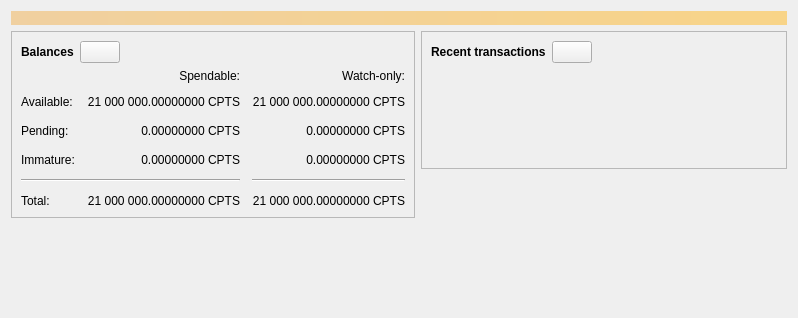
<?xml version="1.0" encoding="UTF-8"?>
<ui version="4.0">
 <class>OverviewPage</class>
 <widget class="QWidget" name="OverviewPage">
  <property name="geometry">
   <rect>
    <x>0</x>
    <y>0</y>
    <width>798</width>
    <height>318</height>
   </rect>
  </property>
  <property name="windowTitle">
   <string>Form</string>
  </property>
  <layout class="QVBoxLayout" name="topLayout">
   <item>
    <widget class="QLabel" name="labelAlerts">
     <property name="visible">
      <bool>false</bool>
     </property>
     <property name="styleSheet">
      <string notr="true">QLabel { background-color: qlineargradient(x1: 0, y1: 0, x2: 1, y2: 0, stop:0 #F0D0A0, stop:1 #F8D488); color:#000000; }</string>
     </property>
     <property name="wordWrap">
      <bool>true</bool>
     </property>
     <property name="margin">
      <number>3</number>
     </property>
     <property name="textInteractionFlags">
      <set>Qt::TextSelectableByMouse</set>
     </property>
    </widget>
   </item>
   <item>
    <layout class="QHBoxLayout" name="horizontalLayout" stretch="1,1">
     <item>
      <layout class="QVBoxLayout" name="verticalLayout_2">
       <item>
        <widget class="QFrame" name="frame">
         <property name="frameShape">
          <enum>QFrame::StyledPanel</enum>
         </property>
         <property name="frameShadow">
          <enum>QFrame::Raised</enum>
         </property>
         <layout class="QVBoxLayout" name="verticalLayout_4">
          <item>
           <layout class="QHBoxLayout" name="horizontalLayout_4">
            <item>
             <widget class="QLabel" name="label_5">
              <property name="font">
               <font>
                <weight>75</weight>
                <bold>true</bold>
               </font>
              </property>
              <property name="text">
               <string>Balances</string>
              </property>
             </widget>
            </item>
            <item>
             <widget class="QPushButton" name="labelWalletStatus">
              <property name="enabled">
               <bool>true</bool>
              </property>
              <property name="maximumSize">
               <size>
                <width>45</width>
                <height>16777215</height>
               </size>
              </property>
              <property name="toolTip">
               <string>The displayed information may be out of date. Your wallet automatically synchronizes with the CryptoPeseta network after a connection is established, but this process has not completed yet.</string>
              </property>
              <property name="text">
               <string/>
              </property>
              <property name="icon">
               <iconset resource="../cryptopeseta.qrc">
                <normaloff>:/icons/warning</normaloff>
                <disabledoff>:/icons/warning</disabledoff>:/icons/warning</iconset>
              </property>
              <property name="iconSize">
               <size>
                <width>24</width>
                <height>24</height>
               </size>
              </property>
             </widget>
            </item>
            <item>
             <spacer name="horizontalSpacer_3">
              <property name="orientation">
               <enum>Qt::Horizontal</enum>
              </property>
              <property name="sizeHint" stdset="0">
               <size>
                <width>40</width>
                <height>20</height>
               </size>
              </property>
             </spacer>
            </item>
           </layout>
          </item>
          <item>
           <layout class="QGridLayout" name="gridLayout">
            <property name="spacing">
             <number>12</number>
            </property>
            <item row="2" column="2">
             <widget class="QLabel" name="labelWatchPending">
              <property name="cursor">
               <cursorShape>IBeamCursor</cursorShape>
              </property>
              <property name="toolTip">
               <string>Unconfirmed transactions to watch-only addresses</string>
              </property>
              <property name="text">
               <string notr="true">0.00000000 CPTS</string>
              </property>
              <property name="alignment">
               <set>Qt::AlignRight|Qt::AlignTrailing|Qt::AlignVCenter</set>
              </property>
              <property name="textInteractionFlags">
               <set>Qt::LinksAccessibleByMouse|Qt::TextSelectableByKeyboard|Qt::TextSelectableByMouse</set>
              </property>
             </widget>
            </item>
            <item row="2" column="1">
             <widget class="QLabel" name="labelUnconfirmed">
              <property name="cursor">
               <cursorShape>IBeamCursor</cursorShape>
              </property>
              <property name="toolTip">
               <string>Total of transactions that have yet to be confirmed, and do not yet count toward the spendable balance</string>
              </property>
              <property name="text">
               <string notr="true">0.00000000 CPTS</string>
              </property>
              <property name="alignment">
               <set>Qt::AlignRight|Qt::AlignTrailing|Qt::AlignVCenter</set>
              </property>
              <property name="textInteractionFlags">
               <set>Qt::LinksAccessibleByMouse|Qt::TextSelectableByKeyboard|Qt::TextSelectableByMouse</set>
              </property>
             </widget>
            </item>
            <item row="3" column="2">
             <widget class="QLabel" name="labelWatchImmature">
              <property name="cursor">
               <cursorShape>IBeamCursor</cursorShape>
              </property>
              <property name="toolTip">
               <string>Mined balance in watch-only addresses that has not yet matured</string>
              </property>
              <property name="text">
               <string notr="true">0.00000000 CPTS</string>
              </property>
              <property name="alignment">
               <set>Qt::AlignRight|Qt::AlignTrailing|Qt::AlignVCenter</set>
              </property>
              <property name="textInteractionFlags">
               <set>Qt::LinksAccessibleByMouse|Qt::TextSelectableByKeyboard|Qt::TextSelectableByMouse</set>
              </property>
             </widget>
            </item>
            <item row="4" column="0" colspan="2">
             <widget class="Line" name="line">
              <property name="orientation">
               <enum>Qt::Horizontal</enum>
              </property>
             </widget>
            </item>
            <item row="4" column="2">
             <widget class="Line" name="lineWatchBalance">
              <property name="sizePolicy">
               <sizepolicy hsizetype="Preferred" vsizetype="Fixed">
                <horstretch>0</horstretch>
                <verstretch>0</verstretch>
               </sizepolicy>
              </property>
              <property name="minimumSize">
               <size>
                <width>140</width>
                <height>0</height>
               </size>
              </property>
              <property name="orientation">
               <enum>Qt::Horizontal</enum>
              </property>
             </widget>
            </item>
            <item row="5" column="0">
             <widget class="QLabel" name="labelTotalText">
              <property name="text">
               <string>Total:</string>
              </property>
             </widget>
            </item>
            <item row="3" column="1">
             <widget class="QLabel" name="labelImmature">
              <property name="cursor">
               <cursorShape>IBeamCursor</cursorShape>
              </property>
              <property name="toolTip">
               <string>Mined balance that has not yet matured</string>
              </property>
              <property name="text">
               <string notr="true">0.00000000 CPTS</string>
              </property>
              <property name="alignment">
               <set>Qt::AlignRight|Qt::AlignTrailing|Qt::AlignVCenter</set>
              </property>
              <property name="textInteractionFlags">
               <set>Qt::LinksAccessibleByMouse|Qt::TextSelectableByKeyboard|Qt::TextSelectableByMouse</set>
              </property>
             </widget>
            </item>
            <item row="2" column="3">
             <spacer name="horizontalSpacer_2">
              <property name="orientation">
               <enum>Qt::Horizontal</enum>
              </property>
              <property name="sizeHint" stdset="0">
               <size>
                <width>40</width>
                <height>20</height>
               </size>
              </property>
             </spacer>
            </item>
            <item row="3" column="0">
             <widget class="QLabel" name="labelImmatureText">
              <property name="text">
               <string>Immature:</string>
              </property>
             </widget>
            </item>
            <item row="5" column="1">
             <widget class="QLabel" name="labelTotal">
              <property name="cursor">
               <cursorShape>IBeamCursor</cursorShape>
              </property>
              <property name="toolTip">
               <string>Your current total balance</string>
              </property>
              <property name="text">
               <string notr="true">21 000 000.00000000 CPTS</string>
              </property>
              <property name="alignment">
               <set>Qt::AlignRight|Qt::AlignTrailing|Qt::AlignVCenter</set>
              </property>
              <property name="textInteractionFlags">
               <set>Qt::LinksAccessibleByMouse|Qt::TextSelectableByKeyboard|Qt::TextSelectableByMouse</set>
              </property>
             </widget>
            </item>
            <item row="5" column="2">
             <widget class="QLabel" name="labelWatchTotal">
              <property name="cursor">
               <cursorShape>IBeamCursor</cursorShape>
              </property>
              <property name="toolTip">
               <string>Current total balance in watch-only addresses</string>
              </property>
              <property name="text">
               <string notr="true">21 000 000.00000000 CPTS</string>
              </property>
              <property name="alignment">
               <set>Qt::AlignRight|Qt::AlignTrailing|Qt::AlignVCenter</set>
              </property>
              <property name="textInteractionFlags">
               <set>Qt::LinksAccessibleByMouse|Qt::TextSelectableByKeyboard|Qt::TextSelectableByMouse</set>
              </property>
             </widget>
            </item>
            <item row="0" column="2">
             <widget class="QLabel" name="labelWatchonly">
              <property name="text">
               <string>Watch-only:</string>
              </property>
              <property name="alignment">
               <set>Qt::AlignRight|Qt::AlignTrailing|Qt::AlignVCenter</set>
              </property>
             </widget>
            </item>
            <item row="1" column="0">
             <widget class="QLabel" name="labelBalanceText">
              <property name="text">
               <string>Available:</string>
              </property>
             </widget>
            </item>
            <item row="1" column="1">
             <widget class="QLabel" name="labelBalance">
              <property name="cursor">
               <cursorShape>IBeamCursor</cursorShape>
              </property>
              <property name="toolTip">
               <string>Your current spendable balance</string>
              </property>
              <property name="text">
               <string notr="true">21 000 000.00000000 CPTS</string>
              </property>
              <property name="alignment">
               <set>Qt::AlignRight|Qt::AlignTrailing|Qt::AlignVCenter</set>
              </property>
              <property name="textInteractionFlags">
               <set>Qt::LinksAccessibleByMouse|Qt::TextSelectableByKeyboard|Qt::TextSelectableByMouse</set>
              </property>
             </widget>
            </item>
            <item row="1" column="2">
             <widget class="QLabel" name="labelWatchAvailable">
              <property name="cursor">
               <cursorShape>IBeamCursor</cursorShape>
              </property>
              <property name="toolTip">
               <string>Your current balance in watch-only addresses</string>
              </property>
              <property name="text">
               <string notr="true">21 000 000.00000000 CPTS</string>
              </property>
              <property name="alignment">
               <set>Qt::AlignRight|Qt::AlignTrailing|Qt::AlignVCenter</set>
              </property>
              <property name="textInteractionFlags">
               <set>Qt::LinksAccessibleByMouse|Qt::TextSelectableByKeyboard|Qt::TextSelectableByMouse</set>
              </property>
             </widget>
            </item>
            <item row="2" column="0">
             <widget class="QLabel" name="labelPendingText">
              <property name="text">
               <string>Pending:</string>
              </property>
             </widget>
            </item>
            <item row="0" column="1">
             <widget class="QLabel" name="labelSpendable">
              <property name="text">
               <string>Spendable:</string>
              </property>
              <property name="alignment">
               <set>Qt::AlignRight|Qt::AlignTrailing|Qt::AlignVCenter</set>
              </property>
             </widget>
            </item>
           </layout>
          </item>
         </layout>
        </widget>
       </item>
       <item>
        <spacer name="verticalSpacer">
         <property name="orientation">
          <enum>Qt::Vertical</enum>
         </property>
         <property name="sizeHint" stdset="0">
          <size>
           <width>20</width>
           <height>40</height>
          </size>
         </property>
        </spacer>
       </item>
      </layout>
     </item>
     <item>
      <layout class="QVBoxLayout" name="verticalLayout_3">
       <item>
        <widget class="QFrame" name="frame_2">
         <property name="frameShape">
          <enum>QFrame::StyledPanel</enum>
         </property>
         <property name="frameShadow">
          <enum>QFrame::Raised</enum>
         </property>
         <layout class="QVBoxLayout" name="verticalLayout">
          <item>
           <layout class="QHBoxLayout" name="horizontalLayout_2">
            <item>
             <widget class="QLabel" name="label_4">
              <property name="font">
               <font>
                <weight>75</weight>
                <bold>true</bold>
               </font>
              </property>
              <property name="text">
               <string>Recent transactions</string>
              </property>
             </widget>
            </item>
            <item>
             <widget class="QPushButton" name="labelTransactionsStatus">
              <property name="enabled">
               <bool>true</bool>
              </property>
              <property name="maximumSize">
               <size>
                <width>45</width>
                <height>16777215</height>
               </size>
              </property>
              <property name="toolTip">
               <string>The displayed information may be out of date. Your wallet automatically synchronizes with the CryptoPeseta network after a connection is established, but this process has not completed yet.</string>
              </property>
              <property name="text">
               <string/>
              </property>
              <property name="icon">
               <iconset resource="../cryptopeseta.qrc">
                <normaloff>:/icons/warning</normaloff>
                <disabledoff>:/icons/warning</disabledoff>:/icons/warning</iconset>
              </property>
              <property name="iconSize">
               <size>
                <width>24</width>
                <height>24</height>
               </size>
              </property>
             </widget>
            </item>
            <item>
             <spacer name="horizontalSpacer">
              <property name="orientation">
               <enum>Qt::Horizontal</enum>
              </property>
              <property name="sizeHint" stdset="0">
               <size>
                <width>40</width>
                <height>20</height>
               </size>
              </property>
             </spacer>
            </item>
           </layout>
          </item>
          <item>
           <widget class="TransactionOverviewWidget" name="listTransactions">
            <property name="styleSheet">
             <string notr="true">QListView { background: transparent; }</string>
            </property>
            <property name="frameShape">
             <enum>QFrame::NoFrame</enum>
            </property>
            <property name="verticalScrollBarPolicy">
             <enum>Qt::ScrollBarAlwaysOff</enum>
            </property>
            <property name="horizontalScrollBarPolicy">
             <enum>Qt::ScrollBarAlwaysOff</enum>
            </property>
            <property name="sizeAdjustPolicy">
             <enum>QAbstractScrollArea::AdjustToContents</enum>
            </property>
            <property name="selectionMode">
             <enum>QAbstractItemView::NoSelection</enum>
            </property>
            <property name="uniformItemSizes">
             <bool>true</bool>
            </property>
           </widget>
          </item>
         </layout>
        </widget>
       </item>
       <item>
        <spacer name="verticalSpacer_2">
         <property name="orientation">
          <enum>Qt::Vertical</enum>
         </property>
         <property name="sizeHint" stdset="0">
          <size>
           <width>20</width>
           <height>40</height>
          </size>
         </property>
        </spacer>
       </item>
      </layout>
     </item>
    </layout>
   </item>
  </layout>
 </widget>
 <customwidgets>
  <customwidget>
   <class>TransactionOverviewWidget</class>
   <extends>QListView</extends>
   <header>qt/transactionoverviewwidget.h</header>
  </customwidget>
 </customwidgets>
 <resources/>
 <connections/>
</ui>
